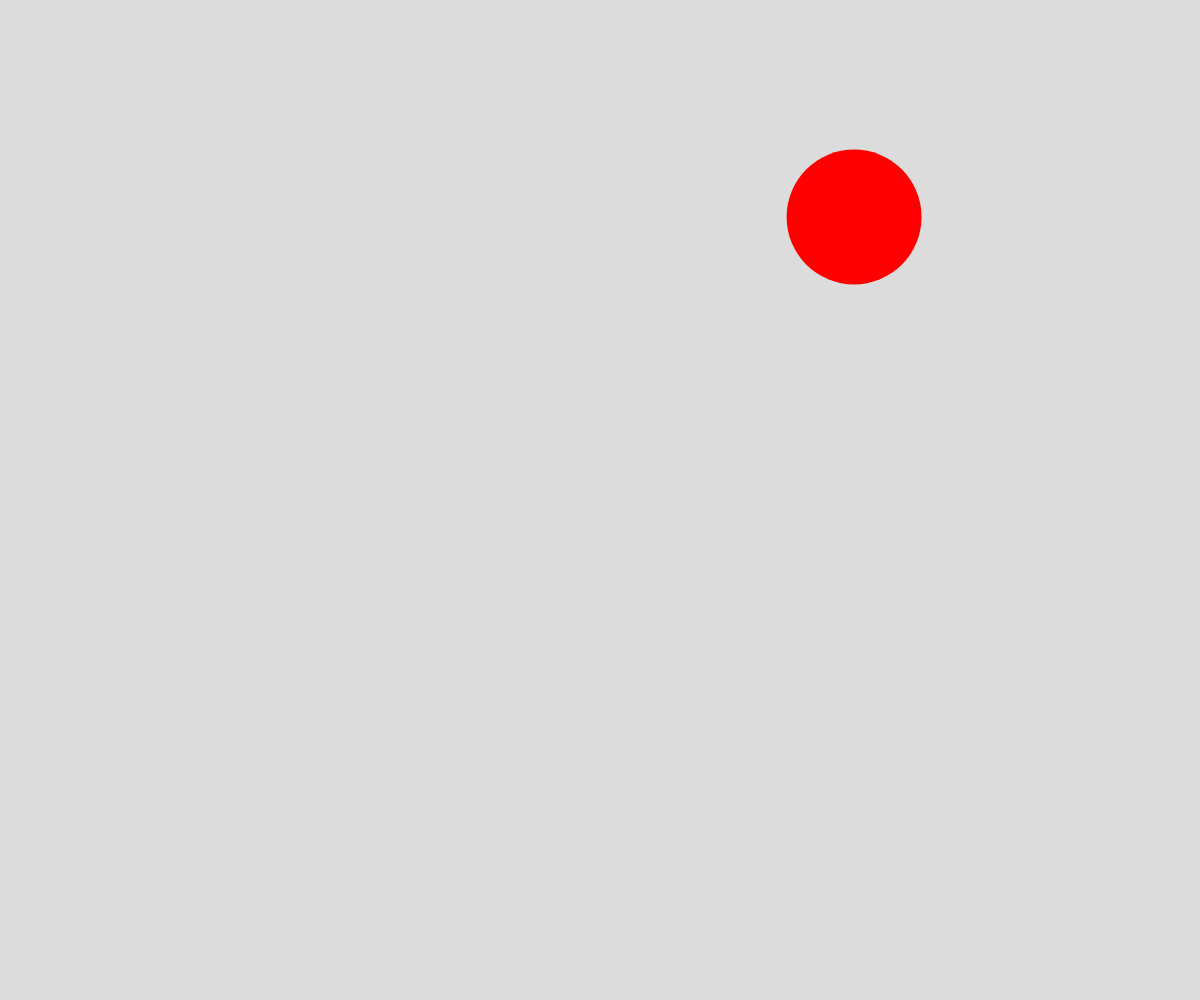
Frame 1 (no input)
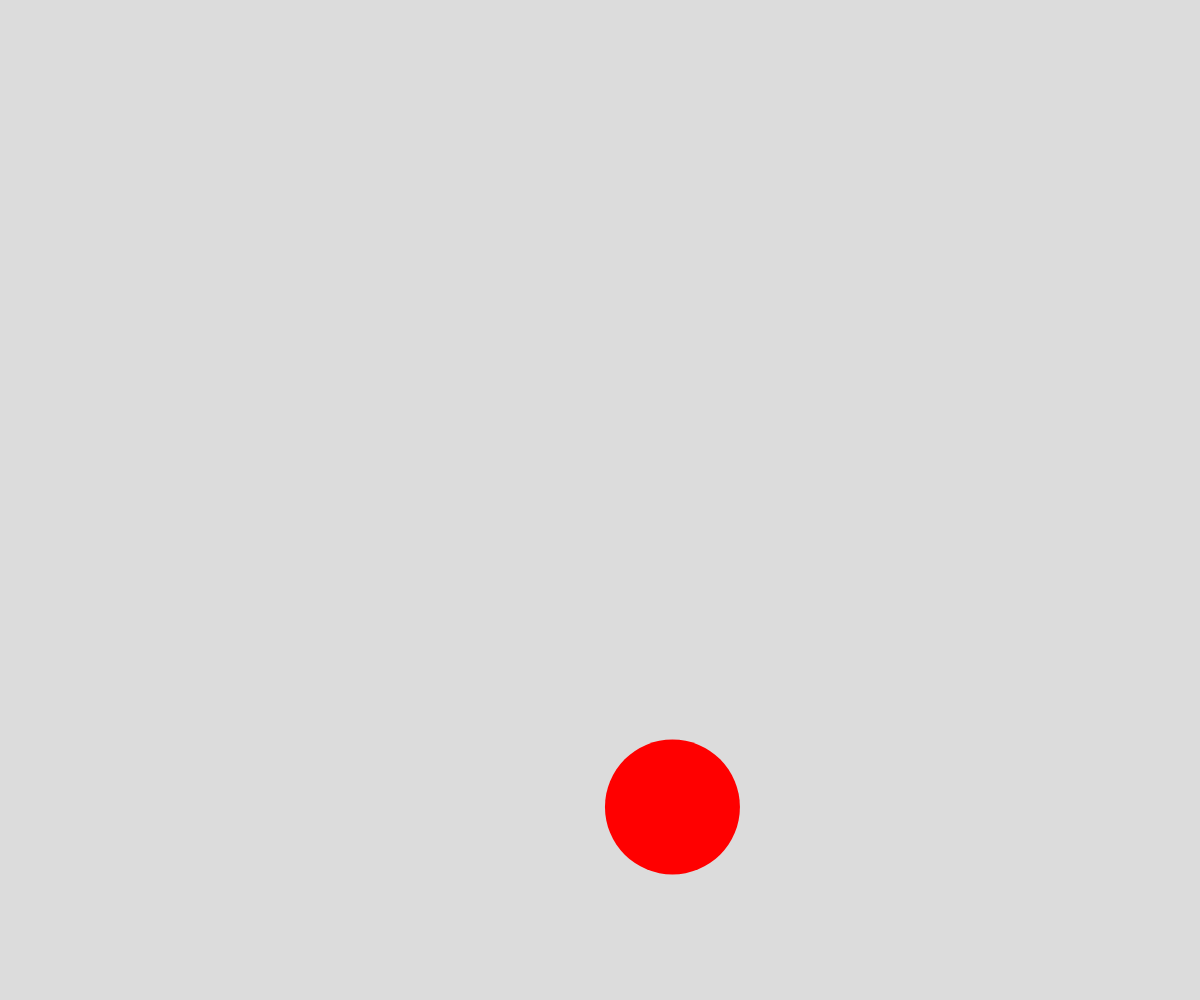
Frame 60 (no input)
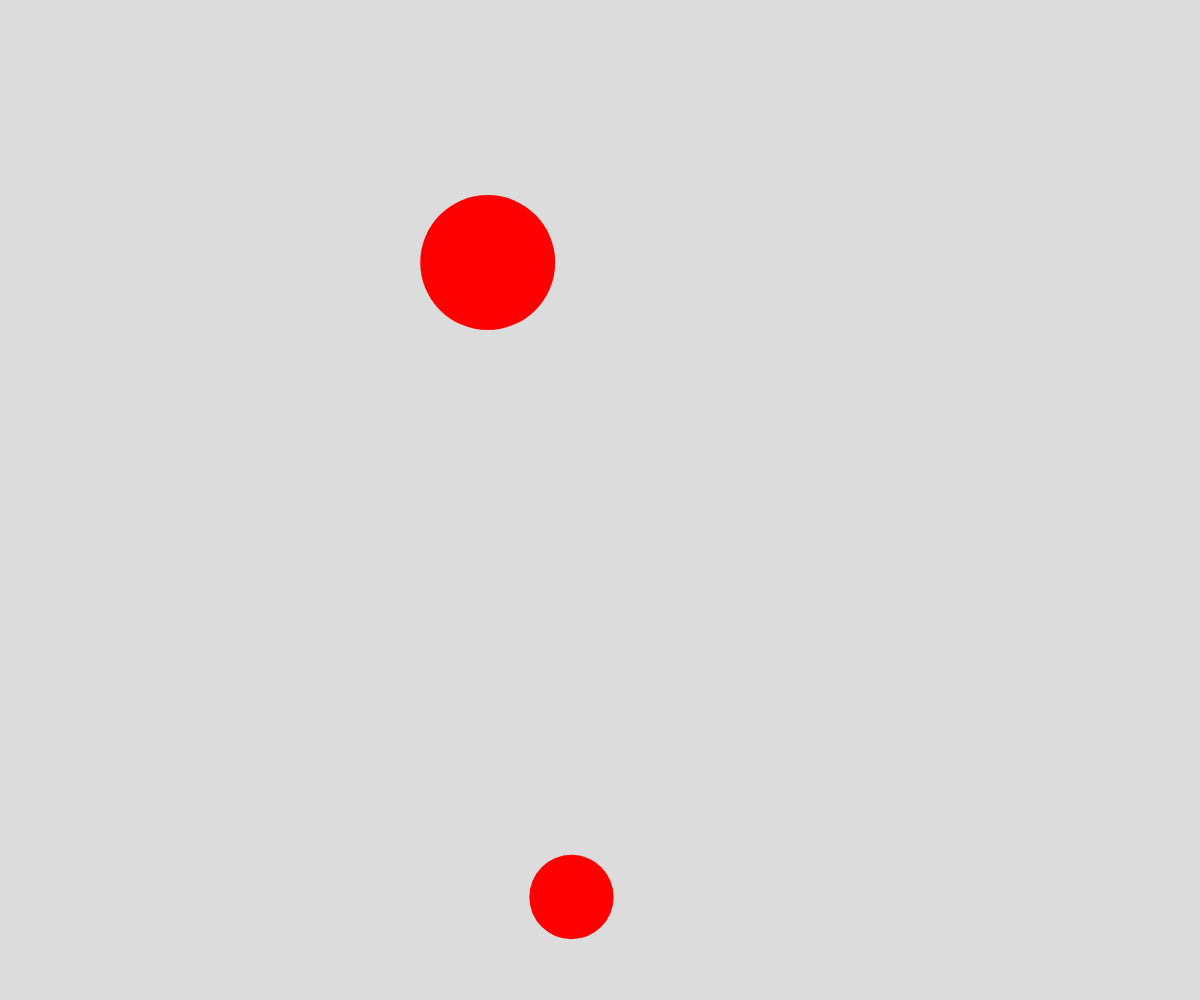
Frame 120 (the mouse pressed at the canvas centre since frame 60)

The p5.js sketch that drew these frames (run headless with seeded random() and noise() and a simulated clock; from frame 60 on, the mouse is pressed at the canvas centre):

// p5.js sketch
// ── sketch.js
// Bouncing Ball Object Demo
// Luke P-F
// Date
//
// Extra for Experts:
// - describe what you did to take this project "above and beyond"
let ballArray = [];

function setup() {
  createCanvas(windowWidth, windowHeight);
  spawnBall();
}

function draw() {
  background(220);

  for (let ball of ballArray) {
    moveBall(ball);
    displayBall(ball);
  }
}

function moveBall(ball) {
  // Move ball
  ball.x += ball.dx;
  ball.y += ball.dy;

  // Teleport ball around edge of screen
  if  (ball.x + ball.radius < 0) {
    ball.x = width + ball.radius;
  }
  else if (ball.x - ball.radius > width) {
    ball.x = -ball.radius;
  }
  if (ball.y + ball.radius < 0) {
    ball.y = height + ball.radius;
  }
  else if (ball.y - ball.radius > height) {
    ball.y = -ball.radius;
  }
}

function displayBall(ball) {
  // display each ball in ballArray
  noStroke();
  fill("red");
  circle(ball.x, ball.y, ball.radius * 2);
}

function mousePressed() {
  spawnBall();
}

function spawnBall() {
  let someBall = {
    x: random(width),
    y: random(height),
    radius: random(30, 80),
    dx: random(-10, 10),
    dy: (-10, 10),
  };
  ballArray.push(someBall);
}
